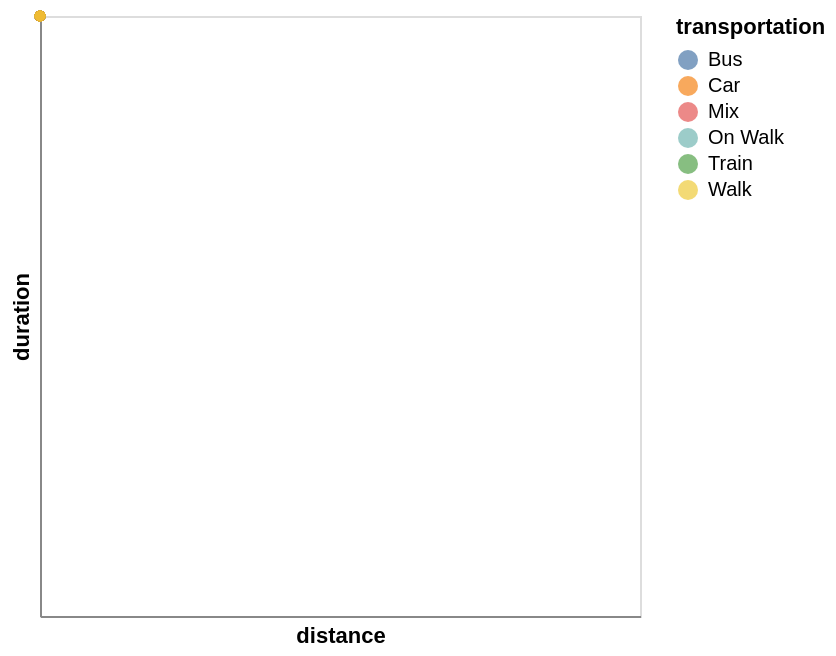

This figure's notebook cell:
### Code cell
#better log scale: but it doesn't work!
chart = alt.Chart(df).mark_circle().encode(
    x=alt.X("distance", scale=alt.Scale(type="log")),
    y=alt.Y("duration", scale=alt.Scale(type="log")),
    color="transportation:N"
)
chart

### Figure 1 — Vega-Lite specification as saved in the notebook (floating-point values rounded to 4 significant figures)
{"config": {"view": {"continuousWidth": 300, "continuousHeight": 300}}, "data": {"name": "data-f38aaf938d19dd21e0a8a4f8943970e0"}, "mark": {"type": "circle"}, "encoding": {"color": {"field": "transportation", "type": "nominal"}, "x": {"field": "distance", "scale": {"type": "log"}, "type": "quantitative"}, "y": {"field": "duration", "scale": {"type": "log"}, "type": "quantitative"}}, "$schema": "https://vega.github.io/schema/vega-lite/v6.4.1.json", "datasets": {"data-f38aaf938d19dd21e0a8a4f8943970e0": [{"age": 20, "distance": 11.0, "transportation": "Car", "duration": 11.0, "creative skills": "4", "languages": "German; English; Romanian; Italian", "hobbies": "Drawing", "distance_cat": "medium", "Creativity": "good", "speed": 60.0}, {"age": 21, "distance": 200.0, "transportation": "Car", "duration": 140.0, "creative skills": "3", "languages": "German; English; Polish", "hobbies": "work out", "distance_cat": "far far away", "Creativity": "medium", "speed": 85.71}, {"age": 23, "distance": 30.0, "transportation": "Mix", "duration": 40.0, "creative skills": "4", "languages": "German; English; vietnamese", "hobbies": "crochet; gaming; sewing; reading; doom scrolling", "distance_cat": "far", "Creativity": "good", "speed": 45.0}, {"age": 19, "distance": 178.0, "transportation": "Train", "duration": 300.0, "creative skills": "4", "languages": "Deutsch; Englisch; Spanisch", "hobbies": "Geschichte lernen", "distance_cat": "far far away", "Creativity": "good", "speed": 35.6}, {"age": 19, "distance": 0.0, "transportation": "Mix", "duration": 130.0, "creative skills": "4", "languages": "German; Italian; English", "hobbies": "listening to music", "distance_cat": "near", "Creativity": "good", "speed": 0.0}, {"age": 20, "distance": 0.3, "transportation": "Walk", "duration": 1.0, "creative skills": "4", "languages": "German;English", "hobbies": "video games", "distance_cat": "near", "Creativity": "good", "speed": 18.0}, {"age": 18, "distance": 30.0, "transportation": "Car", "duration": 30.0, "creative skills": "4", "languages": "Deutsch; Englisch", "hobbies": "Lesen", "distance_cat": "far", "Creativity": "good", "speed": 60.0}, {"age": 19, "distance": 10500.0, "transportation": "Mix", "duration": 1800.0, "creative skills": "2", "languages": "Spanish; German; English", "hobbies": "sleeping; watching series", "distance_cat": "far far away", "Creativity": "some", "speed": 350.0}, {"age": 20, "distance": 0.55, "transportation": "Mix", "duration": 7.0, "creative skills": "4", "languages": "German; English; Programming Languages", "hobbies": "Dancing", "distance_cat": "near", "Creativity": "good", "speed": 4.714}, {"age": 20, "distance": 345.0, "transportation": "Car", "duration": 210.0, "creative skills": "2", "languages": "German; English", "hobbies": "Dancing", "distance_cat": "far far away", "Creativity": "some", "speed": 98.57}, {"age": 33, "distance": 221.0, "transportation": "Car", "duration": 162.0, "creative skills": "4", "languages": "German; English; Japanese", "hobbies": "Beeing Creative!", "distance_cat": "far far away", "Creativity": "good", "speed": 81.85}, {"age": 21, "distance": 0.0, "transportation": "Walk", "duration": 0.0, "creative skills": "4", "languages": "English; German; Romanian; Klingon", "hobbies": "Spaceships", "distance_cat": "near", "Creativity": "good", "speed": null}, {"age": 20, "distance": 1.0, "transportation": "Walk", "duration": 10.0, "creative skills": "4", "languages": "German;English", "hobbies": "cooking", "distance_cat": "near", "Creativity": "good", "speed": 6.0}, {"age": 21, "distance": 1.0, "transportation": "Walk", "duration": 5.0, "creative skills": "4", "languages": "latin; English; German", "hobbies": "uni work", "distance_cat": "near", "Creativity": "good", "speed": 12.0}, {"age": 23, "distance": 0.0, "transportation": "Walk", "duration": 2.0, "creative skills": "4", "languages": "English, Polish, Spanish", "hobbies": "swimming ", "distance_cat": "near", "Creativity": "good", "speed": 0.0}, {"age": 22, "distance": 0.2, "transportation": "Walk", "duration": 5.0, "creative skills": "2", "languages": "Arabic, English", "hobbies": "Playing volleyball ", "distance_cat": "near", "Creativity": "some", "speed": 2.4}, {"age": 20, "distance": 1.0, "transportation": "Walk", "duration": 3.0, "creative skills": "1", "languages": "German, English", "hobbies": "Reading ", "distance_cat": "near", "Creativity": "not really", "speed": 20.0}, {"age": 19, "distance": 0.0, "transportation": "Walk", "duration": 2.0, "creative skills": "3", "languages": "Russian, Uzbek, German, Turkish, English", "hobbies": "Sleeping", "distance_cat": "near", "Creativity": "medium", "speed": 0.0}, {"age": 21, "distance": 0.0, "transportation": "Walk", "duration": 1.0, "creative skills": "5", "languages": "English, Farzi, Russian", "hobbies": "Swimming ", "distance_cat": "near", "Creativity": "very good", "speed": 0.0}, {"age": 20, "distance": 25.0, "transportation": "Car", "duration": 18.0, "creative skills": "3", "languages": "English, German, Hungarian", "hobbies": "Video games", "distance_cat": "far", "Creativity": "medium", "speed": 83.33}, {"age": 19, "distance": 0.0, "transportation": "Walk", "duration": 3.0, "creative skills": "3", "languages": "English, Romanian, Russian", "hobbies": "Driving car", "distance_cat": "near", "Creativity": "medium", "speed": 0.0}, {"age": 17, "distance": 0.0, "transportation": "Walk", "duration": 2.0, "creative skills": "5", "languages": "English, Russian, Latvian b2, German a2-b1", "hobbies": "Drawing, cosplay, crocheting, coming up with stories, walking, listening to my favourite podcast", "distance_cat": "near", "Creativity": "very good", "speed": 0.0}, {"age": 20, "distance": 1.0, "transportation": "Walk", "duration": 4.0, "creative skills": "4", "languages": "German, English", "hobbies": "Gym, Volleyball, Gaming", "distance_cat": "near", "Creativity": "good", "speed": 15.0}, {"age": 21, "distance": 0.35, "transportation": "Walk", "duration": 3.0, "creative skills": "2", "languages": "German, English", "hobbies": "reading", "distance_cat": "near", "Creativity": "some", "speed": 7.0}, {"age": 20, "distance": 0.2, "transportation": "Bus", "duration": 240.0, "creative skills": "1", "languages": "German, English", "hobbies": "horse riding, riding motorbike, gaming, sleeping", "distance_cat": "near", "Creativity": "not really", "speed": 0.05}, {"age": 20, "distance": 0.01, "transportation": "Walk", "duration": 0.3, "creative skills": "3", "languages": "Albanian , English, German", "hobbies": "Basketball ", "distance_cat": "near", "Creativity": "medium", "speed": 2.0}, {"age": 19, "distance": 1.0, "transportation": "Walk", "duration": 5.0, "creative skills": "3", "languages": "German, English", "hobbies": "Reading", "distance_cat": "near", "Creativity": "medium", "speed": 12.0}, {"age": 19, "distance": 0.1, "transportation": "Walk", "duration": 0.5, "creative skills": "4", "languages": "Russian, Finnish, English, German", "hobbies": "Ice skating ", "distance_cat": "near", "Creativity": "good", "speed": 12.0}, {"age": 21, "distance": 42.0, "transportation": "Mix", "duration": 90.0, "creative skills": "5", "languages": "German, English, turkish, Spanish", "hobbies": "Playing Video Games", "distance_cat": "far", "Creativity": "very good", "speed": 28.0}, {"age": 22, "distance": 0.0, "transportation": "Walk", "duration": 1.0, "creative skills": "2", "languages": "German, English", "hobbies": "Cooking ", "distance_cat": "near", "Creativity": "some", "speed": 0.0}, {"age": 20, "distance": 1.0, "transportation": "Walk", "duration": 10.0, "creative skills": "1", "languages": "German, English", "hobbies": "Programming, Gaming, Running", "distance_cat": "near", "Creativity": "not really", "speed": 6.0}, {"age": 23, "distance": 20.0, "transportation": "Bus", "duration": 30.0, "creative skills": "5", "languages": "German, English, Spanish", "hobbies": "Skiing ⛷️ ", "distance_cat": "medium", "Creativity": "very good", "speed": 40.0}, {"age": 19, "distance": 0.0, "transportation": "Walk", "duration": 2.0, "creative skills": "5", "languages": "German, English, Spanish, Italian", "hobbies": "Reading", "distance_cat": "near", "Creativity": "very good", "speed": 0.0}, {"age": 18, "distance": 23.0, "transportation": "Car", "duration": 20.0, "creative skills": "2", "languages": "English, Latin, German", "hobbies": "Gaming", "distance_cat": "far", "Creativity": "some", "speed": 69.0}, {"age": 20, "distance": 0.3, "transportation": "Car", "duration": 4.0, "creative skills": "5", "languages": "German, English", "hobbies": "gaming, anime", "distance_cat": "near", "Creativity": "very good", "speed": 4.5}, {"age": 19, "distance": 229.0, "transportation": "Train", "duration": 300.0, "creative skills": "3", "languages": "German, English, French, Tagalog, Russian", "hobbies": "Chess", "distance_cat": "far far away", "Creativity": "medium", "speed": 45.8}, {"age": 33, "distance": 17.0, "transportation": "Bus", "duration": 120.0, "creative skills": "3", "languages": "Urdu, Punjabi, Hindi, Arabic, English, Kashmiri", "hobbies": "Listen Music ", "distance_cat": "medium", "Creativity": "medium", "speed": 8.5}, {"age": 28, "distance": 17.0, "transportation": "Mix", "duration": 30.0, "creative skills": "3", "languages": "English, Hausa, pidgin English,", "hobbies": "football, watching football, movies and playing football", "distance_cat": "medium", "Creativity": "medium", "speed": 34.0}, {"age": 21, "distance": 25.0, "transportation": "Mix", "duration": 90.0, "creative skills": "3", "languages": "Kurdish, Persian, English", "hobbies": "Reading", "distance_cat": "far", "Creativity": "medium", "speed": 16.67}, {"age": 18, "distance": 20.0, "transportation": "Mix", "duration": 40.0, "creative skills": "4", "languages": "German, English, Sinhala", "hobbies": "Photography", "distance_cat": "medium", "Creativity": "good", "speed": 30.0}, {"age": 19, "distance": 0.0, "transportation": "Walk", "duration": 2.0, "creative skills": "4", "languages": "Hungarian, English, German", "hobbies": "cycling", "distance_cat": "near", "Creativity": "good", "speed": 0.0}, {"age": 24, "distance": 2.0, "transportation": "Bus", "duration": 6.0, "creative skills": "4", "languages": "English, Hindi, German", "hobbies": "Video Games", "distance_cat": "near", "Creativity": "good", "speed": 20.0}, {"age": 19, "distance": 0.0, "transportation": "Walk", "duration": 2.0, "creative skills": "3", "languages": "English, German", "hobbies": "Volleyball", "distance_cat": "near", "Creativity": "medium", "speed": 0.0}, {"age": 19, "distance": 0.0, "transportation": "On Walk", "duration": 0.0, "creative skills": "3", "languages": "English, Lithuanian, Russian, German", "hobbies": "Reading", "distance_cat": "near", "Creativity": "medium", "speed": null}, {"age": 23, "distance": 31.1, "transportation": "Mix", "duration": 70.0, "creative skills": "3", "languages": "English, German, Yoruba, French", "hobbies": "Baking", "distance_cat": "far", "Creativity": "medium", "speed": 26.66}, {"age": 20, "distance": 0.0, "transportation": "Walk", "duration": 1.0, "creative skills": "2", "languages": "German, English, bit of Spanish", "hobbies": "Skiing", "distance_cat": "near", "Creativity": "some", "speed": 0.0}, {"age": 18, "distance": 0.2, "transportation": "Walk", "duration": 0.0, "creative skills": "2", "languages": "German, English, Spanish, Catalan", "hobbies": "Traveling", "distance_cat": "near", "Creativity": "some", "speed": null}, {"age": 20, "distance": 3.0, "transportation": "Car", "duration": 3.0, "creative skills": "3", "languages": "German, English", "hobbies": "Darts", "distance_cat": "near", "Creativity": "medium", "speed": 60.0}, {"age": 20, "distance": 4.0, "transportation": "Car", "duration": 5.0, "creative skills": "3", "languages": "German, English", "hobbies": "reading", "distance_cat": "near", "Creativity": "medium", "speed": 48.0}, {"age": 21, "distance": 4.0, "transportation": "Car", "duration": 5.0, "creative skills": "2", "languages": "German, English", "hobbies": "gym", "distance_cat": "near", "Creativity": "some", "speed": 48.0}, {"age": 19, "distance": 0.0, "transportation": "Walk", "duration": 1.0, "creative skills": "5", "languages": "English, Hindi, Urdu, Bengali", "hobbies": "Vibecoding stuff", "distance_cat": "near", "Creativity": "very good", "speed": 0.0}, {"age": 18, "distance": 1.0, "transportation": "Walk", "duration": 5.0, "creative skills": "3", "languages": "English, georgian", "hobbies": "reading", "distance_cat": "near", "Creativity": "medium", "speed": 12.0}, {"age": 20, "distance": 0.2, "transportation": "Walk", "duration": 4.0, "creative skills": "3", "languages": "English", "hobbies": "Table Tennis", "distance_cat": "near", "Creativity": "medium", "speed": 3.0}, {"age": 21, "distance": 0.1, "transportation": "Walk", "duration": 3.0, "creative skills": "4", "languages": "English, Turkish", "hobbies": "Photography", "distance_cat": "near", "Creativity": "good", "speed": 2.0}, {"age": 22, "distance": 45.0, "transportation": "Car", "duration": 50.0, "creative skills": "4", "languages": "English,German,Arabic", "hobbies": "Swimming,Biking,Bouldering,Dancing", "distance_cat": "far", "Creativity": "good", "speed": 54.0}, {"age": 20, "distance": 7.0, "transportation": "Car", "duration": 10.0, "creative skills": "3", "languages": "German, English", "hobbies": "Art", "distance_cat": "near", "Creativity": "medium", "speed": 42.0}, {"age": 19, "distance": 0.05, "transportation": "On Walk", "duration": 1.0, "creative skills": "5", "languages": "Serbian, English, Croatian, Bosnian, Montenegro, Macedonian", "hobbies": "Gaming", "distance_cat": "near", "Creativity": "very good", "speed": 3.0}, {"age": 21, "distance": 0.1, "transportation": "Walk", "duration": 5.0, "creative skills": "3", "languages": "English, Bulgarian, German", "hobbies": "Movies", "distance_cat": "near", "Creativity": "medium", "speed": 1.2}, {"age": 18, "distance": 0.0, "transportation": "Walk", "duration": 0.0, "creative skills": "5", "languages": "Englishfluent, Hindimother tongue, Germanlearning B1 level", "hobbies": "Football, Reading", "distance_cat": "near", "Creativity": "very good", "speed": null}, {"age": 24, "distance": 0.0, "transportation": "Walk", "duration": 0.0, "creative skills": "4", "languages": "Russian,English,Turkish,Azerbaijani,German", "hobbies": "Reading Manga", "distance_cat": "near", "Creativity": "good", "speed": null}, {"age": 20, "distance": 0.4, "transportation": "Walk", "duration": 10.0, "creative skills": "3", "languages": "German, English", "hobbies": "volleyball", "distance_cat": "near", "Creativity": "medium", "speed": 2.4}, {"age": 20, "distance": 30.0, "transportation": "Bus", "duration": 50.0, "creative skills": "4", "languages": "Englisch,  Spanish", "hobbies": "Videogames", "distance_cat": "far", "Creativity": "good", "speed": 36.0}, {"age": 20, "distance": 0.1, "transportation": "Walk", "duration": 5.0, "creative skills": "4", "languages": "Albanian, English", "hobbies": "playing the violin", "distance_cat": "near", "Creativity": "good", "speed": 1.2}, {"age": 19, "distance": 0.01, "transportation": "Walk", "duration": 3.0, "creative skills": "4", "languages": "Serbian, English, a little German", "hobbies": "painting", "distance_cat": "near", "Creativity": "good", "speed": 0.2}, {"age": 21, "distance": 3.0, "transportation": "Car", "duration": 5.0, "creative skills": "3", "languages": "German,English", "hobbies": "working out", "distance_cat": "near", "Creativity": "medium", "speed": 36.0}, {"age": 19, "distance": 0.05, "transportation": "Walk", "duration": 1.0, "creative skills": "4", "languages": "Serbian, Croatian, Bosnian, Montenegrin, English and a little bit of German", "hobbies": "football", "distance_cat": "near", "Creativity": "good", "speed": 3.0}]}}
